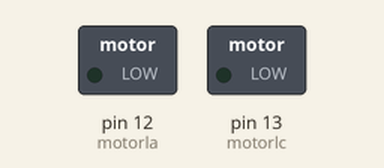
The sketch below on a simulated Arduino Uno, built with avr-gcc and run on an emulated ATmega328P. Parts: switched loads named in the sketch (green lamp = pin HIGH). Dashed ring = blinking. What the sketch prints to the serial monitor is not drawn.

Above: at 0.06 s.
Timing chart, 0 to 3.0 s (numbered marks = the images above):
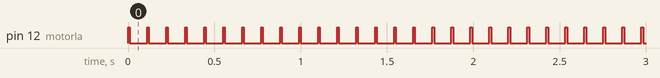

The sketch:

survo_run_only.ino
```cpp
int motorlc = 13; // left motor clockwise rotation
int motorla = 12; // left motor anticlockwise rotation
int i=0;
void setup() {     // presenting pins as outputs

  pinMode(motorlc, OUTPUT);
  pinMode(motorla, OUTPUT);
 Serial.begin(9600);
}

void loop() {
  i++;
  Serial.println(i);
    digitalWrite(motorlc, LOW);
    digitalWrite(motorla, HIGH);
    delay(10);
    digitalWrite(motorlc, LOW);
    digitalWrite(motorla, LOW);
    delay(100);

}
```

Measured:
- by itself, pin 12 (motorla): alternates HIGH for 0.01 s and LOW for 0.10 s
